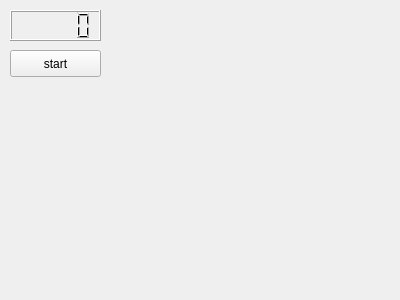
<?xml version="1.0" encoding="UTF-8"?>
<ui version="4.0">
 <class>Game3Layout</class>
 <widget class="QWidget" name="Game3Layout">
  <property name="geometry">
   <rect>
    <x>0</x>
    <y>0</y>
    <width>400</width>
    <height>300</height>
   </rect>
  </property>
  <property name="windowTitle">
   <string>Form</string>
  </property>
  <widget class="QPushButton" name="startBtn">
   <property name="geometry">
    <rect>
     <x>10</x>
     <y>50</y>
     <width>91</width>
     <height>27</height>
    </rect>
   </property>
   <property name="text">
    <string>start</string>
   </property>
   <property name="checkable">
    <bool>true</bool>
   </property>
  </widget>
  <widget class="QLCDNumber" name="scoreLcdNumber">
   <property name="geometry">
    <rect>
     <x>10</x>
     <y>10</y>
     <width>91</width>
     <height>31</height>
    </rect>
   </property>
  </widget>
 </widget>
 <resources/>
 <connections/>
</ui>
